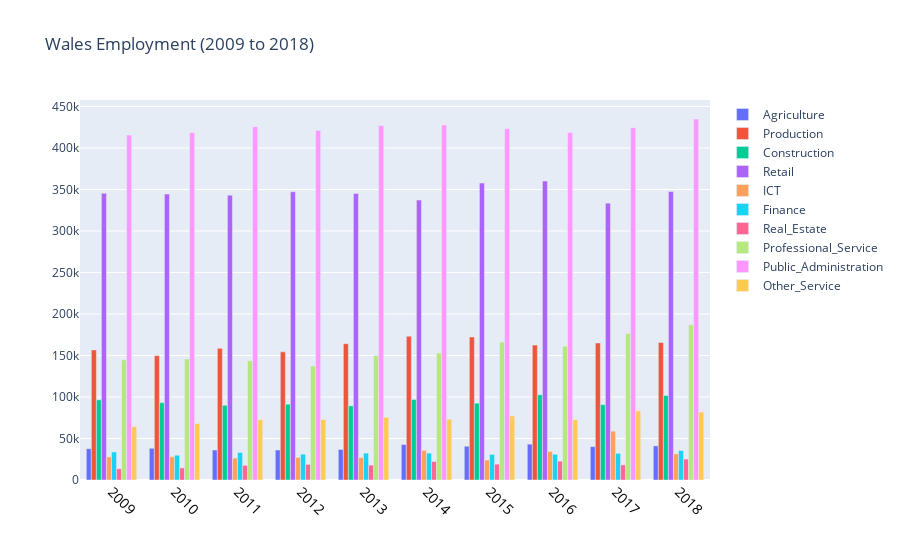

Notebook source saved alongside this figure:
### Code cell
#import relevant libraries
import pandas as pd
import numpy as np
import plotly.express as px
import plotly.graph_objects as go
import matplotlib.pyplot as plt
from scipy.cluster import hierarchy
import seaborn as sns

#%matplotlib inline

print("Initialization Completed")

# TASK 1 - Data preprocessing

#Alter filepath as necessary
#This assumes the files are named in the following format: 'WalesStatsExport2009.csv'
#path = #Set path as needed
path = "../CIS7031_Programming_for_Data_Analysis_-_-Assessment/"

#Create initial dataframe with column for data to merge into
main_df = pd.DataFrame(columns = ["Industry"])

#Read csv files in loop, and ensure the upper bound of the range includes the last file to be read
for v in range(2009, 2019, 1):
    temp_df = pd.read_csv(path + str(v) + '.csv', header=None)
    temp_df.columns = ["Industry",str(v)]
    main_df = main_df.merge(temp_df, on='Industry', how='right')
     
#instantiate values to be used in column iteration
current_mean = 0
current_min = 0
current_max = 0

#alter null values to mean value per column, taking care of outliers as well
for i in range(2009, 2019, 1):
    current_mean = main_df[(str(i))].mean()
    current_min = main_df[(str(i))].min()
    current_max = main_df[(str(i))].max()
    for j in range(0, 10, 1):
        current_value = main_df.loc[j, (str(i))]
        if current_value is None:
            current_value = current_mean
        if current_value < current_min:
            current_value = current_mean
        if current_value > current_max:
            current_value = current_mean
        main_df.loc[j, (str(i))]=current_value

#Rename industries as per assessment specification requirement
main_df.loc[0,'Industry'] = "Agriculture"
main_df.loc[3,'Industry'] = "Retail"
main_df.loc[4,'Industry'] = "ICT"
main_df.loc[5,'Industry'] = "Finance"
main_df.loc[6,'Industry'] = "Real_Estate"
main_df.loc[7,'Industry'] = "Professional_Service"
main_df.loc[8,'Industry'] = "Public_Administration"
main_df.loc[9,'Industry'] = "Other_Service"

#keep main_df as it is and copy the data to a new frame for calculation
calc_df = main_df.copy(deep = True)

#create new dataframe for industries data manipulation
ind_names_df = pd.DataFrame(main_df['Industry'])

industry_names = main_df['Industry']

main_df = main_df.set_index("Industry")

# TASK 2 - Data Analysis

#Initialise arrays for total values
total_values_per_ind = np.array([])

#Calculate totals per row and add as additional column
for r in range(0, 10, 1):
    #reset total to 0 for each industry
    current_ind_total = 0
    for c in range(1, 11, 1):  
        current_value = calc_df.iloc[r, c]
        current_ind_total = current_ind_total + current_value
    #add current industry total to array of totals
    total_values_per_ind = np.append(total_values_per_ind, current_ind_total)

calc_df['Industry_Totals'] = ""
    
#Add calculated array into dataframe as additional column
for q in range(0, 10, 1):
    calc_df.iloc[q, 11] = total_values_per_ind[q]

total_values_per_year = pd.DataFrame(columns = ["Industry"])

#Calculate each year's totals and add it to array
for t in range(2009, 2019, 1):
    temp_df = pd.DataFrame(columns=["Industry", str(t)])
    current_year_total = calc_df[(str(t))].sum()
    temp_df.loc[0, str(t)] = current_year_total
    total_values_per_year = total_values_per_year.merge(temp_df, on='Industry', how='right')

total_values_per_year.loc[0, "Industry"] = "Year_Totals"    

#concat calculated row to frame
calc_df = pd.concat([calc_df, total_values_per_year], ignore_index=True)

figure1 = go.Figure()

years = ['2009', '2010', '2011', '2012', '2013', '2014', '2015', '2016', '2017', '2018']

for x in range(0 ,10, 1):
    values_array = np.array([])
    for y in range(0, 10, 1):
        values_array = np.append(values_array, calc_df.iloc[x, (y + 1)])    
    figure1.add_trace(go.Bar(x=years, 
                    y=values_array,
                    name=str(calc_df.iloc[x,0])
                    ))
figure1.update_xaxes(tickangle=45, tickfont=dict(color='black', size=14),tickmode='linear')
figure1.update_layout(barmode='group', title_text='Wales Employment (2009 to 2018)')
figure1.show()

### Figure 1 — Plotly figure (JSON) as saved in the notebook; plotly's stock layout.template omitted (floating-point values rounded to 4 significant figures)
{"data": [{"name": "Agriculture", "type": "bar", "x": ["2009", "2010", "2011", "2012", "2013", "2014", "2015", "2016", "2017", "2018"], "y": [37700, 38200, 36100, 36100, 36800, 42700, 40700, 43200, 40200, 41100]}, {"name": "Production ", "type": "bar", "x": ["2009", "2010", "2011", "2012", "2013", "2014", "2015", "2016", "2017", "2018"], "y": [156700, 149800, 158600, 154400, 164200, 173300, 172300, 162500, 165100, 165700]}, {"name": "Construction ", "type": "bar", "x": ["2009", "2010", "2011", "2012", "2013", "2014", "2015", "2016", "2017", "2018"], "y": [96600, 93200, 90000, 91300, 89300, 97000, 92600, 102700, 90800, 101800]}, {"name": "Retail", "type": "bar", "x": ["2009", "2010", "2011", "2012", "2013", "2014", "2015", "2016", "2017", "2018"], "y": [345400, 344500, 343100, 347300, 345100, 337300, 357700, 360200, 333500, 347600]}, {"name": "ICT", "type": "bar", "x": ["2009", "2010", "2011", "2012", "2013", "2014", "2015", "2016", "2017", "2018"], "y": [27800, 27900, 26400, 27200, 26900, 35700, 24000, 34400, 58900, 31500]}, {"name": "Finance", "type": "bar", "x": ["2009", "2010", "2011", "2012", "2013", "2014", "2015", "2016", "2017", "2018"], "y": [33800, 29800, 33200, 31100, 32400, 32400, 30800, 31000, 32100, 35500]}, {"name": "Real_Estate", "type": "bar", "x": ["2009", "2010", "2011", "2012", "2013", "2014", "2015", "2016", "2017", "2018"], "y": [13500, 14600, 17600, 18800, 18000, 22200, 19100, 22700, 18200, 25200]}, {"name": "Professional_Service", "type": "bar", "x": ["2009", "2010", "2011", "2012", "2013", "2014", "2015", "2016", "2017", "2018"], "y": [144800, 145800, 143600, 137300, 149900, 152900, 166200, 161200, 176400, 187100]}, {"name": "Public_Administration", "type": "bar", "x": ["2009", "2010", "2011", "2012", "2013", "2014", "2015", "2016", "2017", "2018"], "y": [415600, 418600, 425600, 421000, 427000, 427600, 423200, 418500, 424500, 434900]}, {"name": "Other_Service", "type": "bar", "x": ["2009", "2010", "2011", "2012", "2013", "2014", "2015", "2016", "2017", "2018"], "y": [64200, 68000, 72400, 72800, 75500, 73300, 77200, 72400, 83200, 81800]}], "layout": {"barmode": "group", "title": {"text": "Wales Employment (2009 to 2018)"}, "xaxis": {"tickangle": 45, "tickfont": {"color": "black", "size": 14}, "tickmode": "linear"}}}
